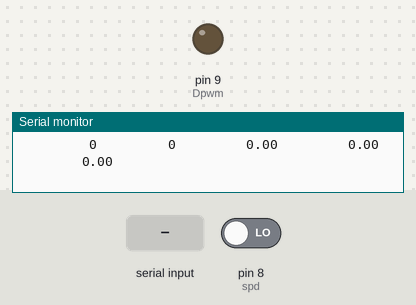
The sketch below on a simulated Arduino Uno, built with avr-gcc and run on an emulated ATmega328P. On the bench: output pins drawn as LEDs (lit = HIGH), the last lines printed to the serial monitor. The test bench sets the inputs (shaded band); at power-on: pin 8 (spd) LOW.

Above: at 1.2 s.
1.3 s: "30,150\n" received over Serial
At 2.41 s:
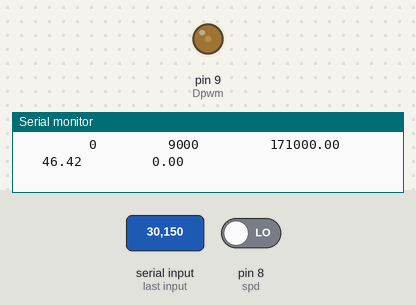
4.3 s: pin 8 (spd) driven HIGH
At 4.78 s:
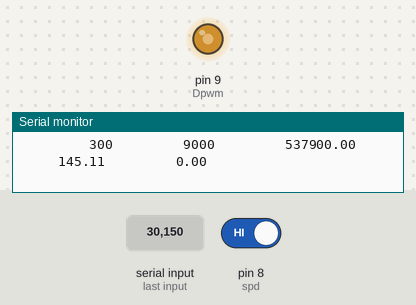
7.3 s: "90,45\n" received over Serial
10.3 s: "0\n" received over Serial
At 11.7 s:
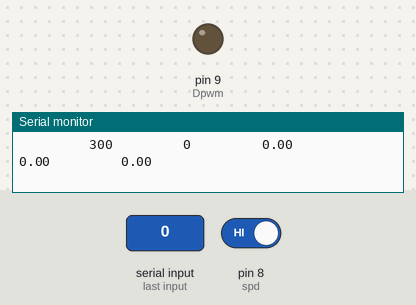
13.3 s: "90\n" received over Serial
At 15.24 s:
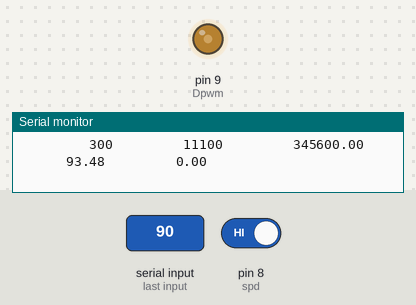
16.3 s: pin 8 (spd) driven LOW
Timing chart, 0 to 20.0 s (numbered marks = the images above; inputs shaded):
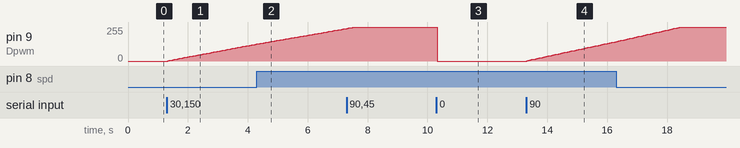

Measured:
- after the input at 1.3 s, pin 9 (Dpwm): moves from 0/255 to 126/255 over 2.9 s, starting at once
- after the input at 10.3 s, pin 9 (Dpwm): 255/255 → 0/255 at once
- after the input at 13.3 s, pin 9 (Dpwm): moves from 0/255 to 145/255 over 3.0 s, starting at once

The sketch:

deadbeat2nd.ino
```cpp
int potpin = A0;
int actual;
String inputString = "";
boolean stringComplete = false;
boolean a = true;
boolean b = true;
 boolean c = true;
int set[2];
int setpoint;
unsigned long tslr = 0;
int interval_one = 10;
int spd = 8;
int Dpwm=9;
int Dpin=7;
float e;
float I;
float P;
float integral = 0;
float Kp=.01375;//0.003295;
float Ki=0.01171;
float drive;
float drive1;

void setup()
{
Serial.begin(9600);
inputString.reserve(200);
}

void loop() {


  if (stringComplete)
  {
    int z= inputString.toInt();
    setpoint = 300*z;
    if(setpoint > 11100 || setpoint<0)
    {
      setpoint=11100;
    }
    inputString = "";
    stringComplete = false;
    a = false;
    c = true;
  }

  tslr = millis();
  bool barray[250]={0};
  float count=0;
  bool array[2];
  array[0]=0;
  array[1]=1;

 if(a== false && c == true){

  while (millis() - tslr < interval_one)
  {
    boolean b= digitalRead(spd);
    if(b>0)
    {
      if(b != array[0])
      {
        count= count+1;
        array[0]=1;
        array[1]=0;
      }
    }
    if(b==0)
    {
      array[0]=0;
      array[1]=1;
    }
  }

  actual=(count/20)*6000;
  e=setpoint-actual;

  P=e*Kp;
  I=integral*Ki;
  drive= (P + I)*(255./11100.);
  integral=integral+e;
  if ((drive)>255)
  {
           drive=255;
          integral=940000.00;//43000; //2277000;//23000;//228500; //2272335;
  }

 if ((drive)<0)
  {
           drive=0;
          integral= 0;
  }

  if((setpoint)==0) {
     drive = 0;
     integral =0;
  }
  analogWrite(Dpwm, drive);
 }

if(setpoint != 0)
{
if(actual == setpoint || actual == setpoint - 1 )
{
  Serial.print("done");
  drive1= actual*(255./12000.);
  analogWrite(Dpwm, drive1);
  c=false;
}


  }

 // analogWrite(Dpwm, drive);
  Serial.print("  \t\t\t ");
  Serial.print(actual);
  Serial.print("  \t\t\t ");
  Serial.print(setpoint);
  Serial.print("  \t\t\t ");
  Serial.print(integral);
  Serial.print("  \t\t\t ");
  Serial.print(drive);
  Serial.print("  \t\t\t ");
  Serial.println(drive1);


}

void serialEvent() {
  while (Serial.available()) {
    // get the new byte:
    char inChar = (char)Serial.read();
    // add it to the inputString:
    inputString += inChar;
    // if the incoming character is a newline, set a flag
    // so the main loop can do something about it:
    if (inChar == '\n') {
      stringComplete = true;
    }
  }
}
```
